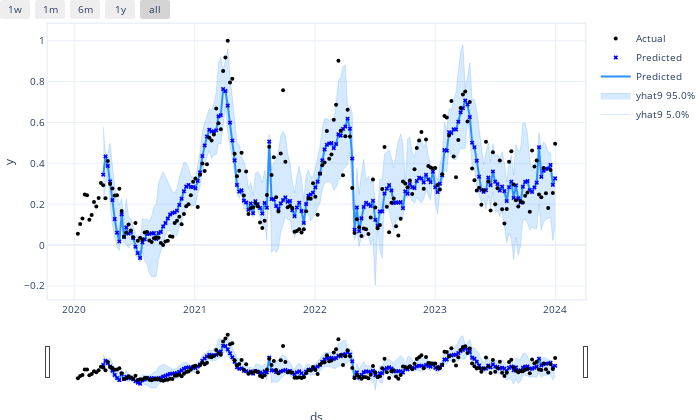

Here is the notebook cell this chart was saved with:
### Code cell
n2_.highlight_nth_step_ahead_of_each_forecast(9)
n2_.plot(forecast)

### Figure 1 — Plotly figure (JSON) as saved in the notebook; plotly's stock layout.template omitted (floating-point values rounded to 4 significant figures; data arrays with more than 128 entries replaced by an {"elided": "..."} marker saying what was removed)
{"data": [{"fillcolor": "rgba(45, 146, 255, 0.2)", "line": {"color": "rgba(45, 146, 255, 0.2)", "width": 1}, "mode": "lines", "name": "yhat9 5.0%", "type": "scatter", "x": {"elided": "208 str values"}, "y": {"elided": "208 float values"}}, {"fill": "tonexty", "fillcolor": "rgba(45, 146, 255, 0.2)", "line": {"color": "rgba(45, 146, 255, 0.2)", "width": 1}, "mode": "lines", "name": "yhat9 95.0%", "type": "scatter", "x": {"elided": "208 str values"}, "y": {"elided": "208 float values"}}, {"line": {"color": "#2d92ff", "width": 2}, "mode": "lines", "name": "Predicted", "type": "scatter", "x": {"elided": "208 str values"}, "y": {"elided": "208 float values"}}, {"marker": {"color": "blue", "size": 4, "symbol": "x"}, "mode": "markers", "name": "Predicted", "type": "scatter", "x": {"elided": "208 str values"}, "y": {"elided": "208 float values"}}, {"marker": {"color": "black", "size": 4}, "mode": "markers", "name": "Actual", "type": "scatter", "x": {"elided": "208 str values"}, "y": {"elided": "208 float values"}}], "layout": {"autosize": true, "font": {"size": 10}, "height": 420, "hovermode": "x unified", "margin": {"b": 0, "l": 0, "pad": 0, "r": 10, "t": 10}, "showlegend": true, "title": {"font": {"size": 12}}, "width": 700, "xaxis": {"linewidth": 1.5, "mirror": true, "rangeselector": {"buttons": [{"count": 7, "label": "1w", "step": "day", "stepmode": "backward"}, {"count": 1, "label": "1m", "step": "month", "stepmode": "backward"}, {"count": 6, "label": "6m", "step": "month", "stepmode": "backward"}, {"count": 1, "label": "1y", "step": "year", "stepmode": "backward"}, {"step": "all"}]}, "rangeslider": {"visible": true}, "showline": true, "title": {"text": "ds"}, "type": "date"}, "yaxis": {"linewidth": 1.5, "mirror": true, "showline": true, "title": {"text": "y"}}}}
